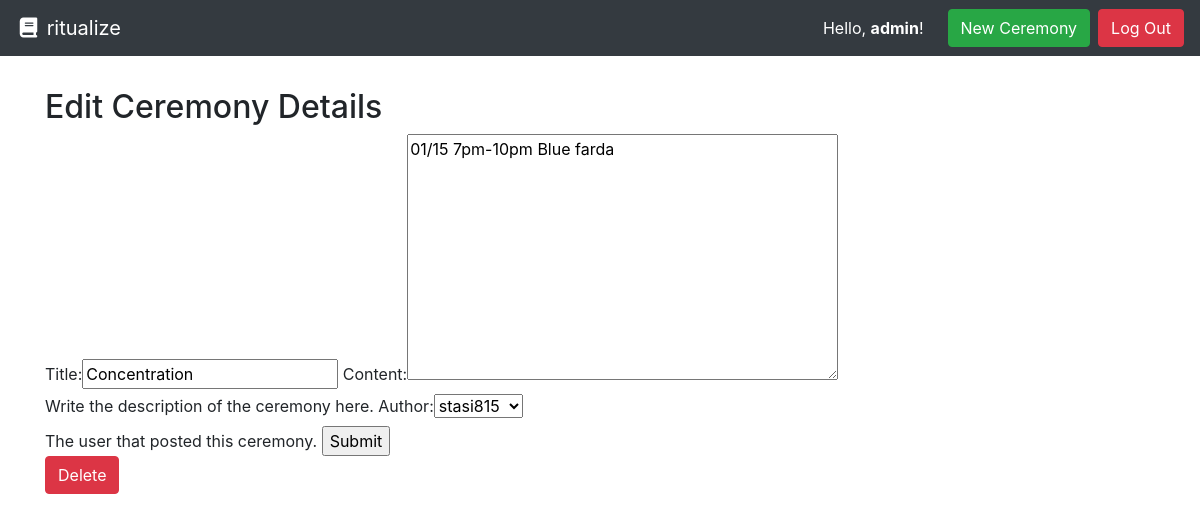
The app's page /rituals/concentration/update (signed in) with its own data.
### rituals/models.py (models this page shows, shortened)
class Ceremony(models.Model):
    title = models.CharField(max_length=30)
    author = models.ForeignKey(User, on_delete=models.PROTECT, help_text="The user that posted this ceremony.")
    slug = models.CharField(max_length=settings.CEREMONY_PAGE_TITLE_MAX_LENGTH, blank=True, editable=False, help_text="Unique URL path to access this page. Generated by the system.")
    content = models.TextField(help_text="Write the description of the ceremony here.")
    created = models.DateTimeField(auto_now_add=True, help_text="The date and time this page was created. Automatically generated when the model saves.")
    modified = models.DateTimeField(auto_now=True, help_text="The date and time this page was updated. Automatically generated when the model updates.")

### rituals/views.py (the view, shortened to what this page needs)
# urls.py: path('rituals/<str:slug>/update', CeremonyEditView.as_view(), name= 'ceremony-update-page'),
class CeremonyEditView(UpdateView):
    model = Ceremony
    template_name = 'rituals/ceremony_edit.html'
    form_class = CeremonyForm

### rituals/forms.py
class CeremonyForm(forms.ModelForm):
    class Meta:
        model = Ceremony
        fields = ['title', 'content', 'author']

### rituals/templates/rituals/ceremony_edit.html
{% extends 'base.html' %}
{% block content %}
<div class="d-flex">
    <div class="flex-fill">
        <h2>Edit Ceremony Details</h2>
        {% include 'partials/form.html' %}
        <a href="{% url "ceremony-delete" ceremony.slug %}" class="btn btn-danger">Delete</a>
    </div>
</div>
{% endblock content %}

### templates/base.html (shortened to what this page needs)
<!doctype html>
<html lang="en">
  <head>
    <link rel="stylesheet" href="https://stackpath.bootstrapcdn.com/bootstrap/4.3.1/css/bootstrap.min.css"
>
  </head>
  <body>
    <nav class="navbar navbar-expand-md navbar-dark bg-dark">
      <a class="navbar-brand" href="{% url 'ceremony-list-page' %}"><i class="fas fa-fw fa-book"></i> ritualize</a>
      <form class="form-inline ml-auto">
        {% if user.is_authenticated %}
          <div class="text-white">Hello, <strong>{{ user.username }}</strong>!</div>
          <a href="{% url 'new-ceremony-page' %}" class="btn btn-success ml-4">New Ceremony</a>
          <a href="{% url 'logout' %}" class="btn btn-danger ml-2">Log Out</a>
        {% else %}
        <a href="{% url 'login' %}" class="btn btn-secondary ml-2">Log In</a>
        <a href="{% url 'signup' %}" class="btn btn-primary ml-2">Sign Up</a>
        {% endif %}
      </form>
    </nav>
    <main role="main" class="container" style="margin-top: 4vh;">
      {% block content %}{% endblock %}
    </main>
  </body>

### rituals/templates/partials/form.html (shortened to what this page needs)
<form method="POST">
{{ form }}
<input type="submit" value="Submit">
</form>

### records on screen
Ceremony: title "Concentration", content "01/15 7pm-10pm Blue farda", author "stasi815"

### other values on screen
{{ user.username }} "admin"
